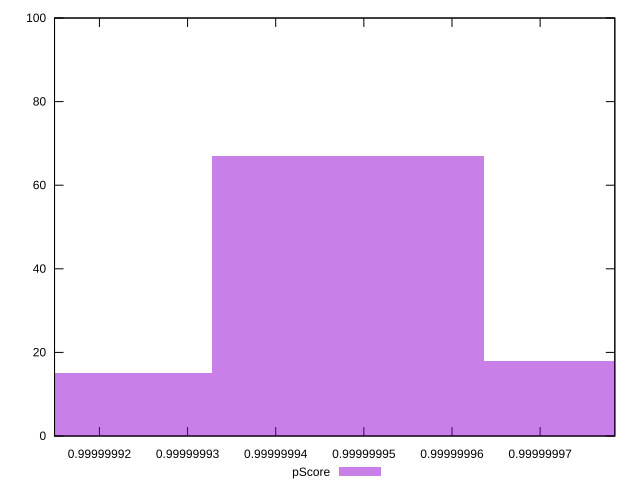

This figure's gnuplot source:
reset

$pScore <<EOF
0.9999999789936056 18
0.9999999482137066 67
0.9999999174338077 15
EOF

set key outside below
set boxwidth 3.077989890937907e-8
set xrange [0.9999999149055687:0.9999999784760136]
set yrange [0:100]
set trange [0:100]
set style fill transparent solid 0.5 noborder
set terminal svg size 640, 490 enhanced background rgb 'white'
set output "report_00008_2021-01-22T20:58:29.167/mainthread-work-breakdown/samples/pages+cached+noexternal+nofonts+nosvg+noimg+nocss+nojs/pScore/histogram.svg"

plot $pScore title "pScore" with boxes

reset
